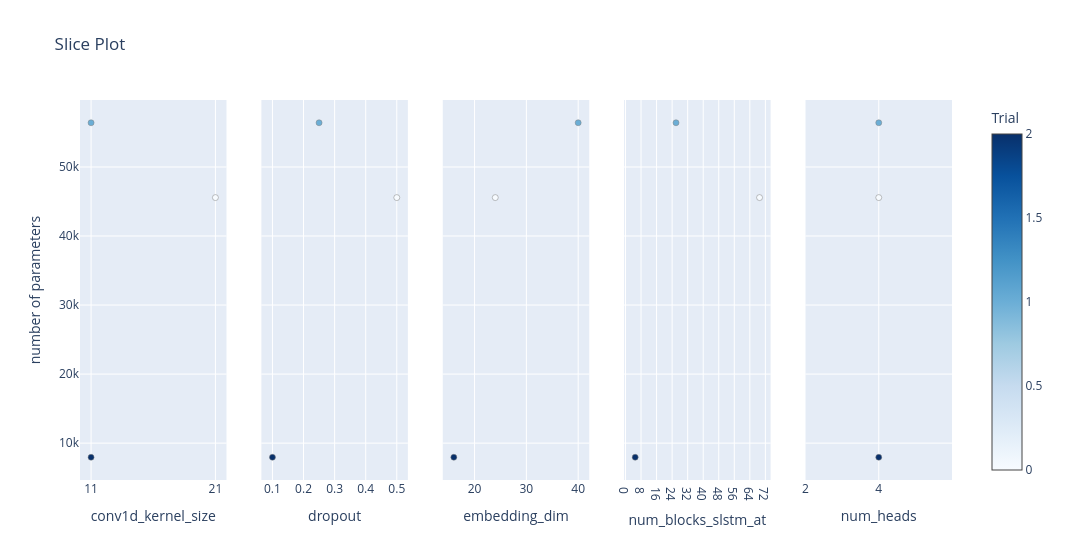

The notebook cell this image was saved under:
### Code cell
plot_slice(study, target = lambda t: t.values[1], target_name="number of parameters")

### Figure 1 — Plotly figure (JSON) as saved in the notebook; plotly's stock layout.template omitted (floating-point values rounded to 4 significant figures)
{"data": [{"marker": {"color": [0, 1, 2], "colorbar": {"title": {"text": "Trial"}, "x": 1, "xpad": 40}, "colorscale": [[0, "rgb(247,251,255)"], [0.125, "rgb(222,235,247)"], [0.25, "rgb(198,219,239)"], [0.375, "rgb(158,202,225)"], [0.5, "rgb(107,174,214)"], [0.625, "rgb(66,146,198)"], [0.75, "rgb(33,113,181)"], [0.875, "rgb(8,81,156)"], [1, "rgb(8,48,107)"]], "line": {"color": "Grey", "width": 0.5}, "showscale": true}, "mode": "markers", "name": "Feasible Trial", "showlegend": false, "type": "scatter", "x": [21, 11, 11], "xaxis": "x", "y": [45564, 56404, 7956], "yaxis": "y"}, {"marker": {"color": [0, 1, 2], "colorbar": {"title": {"text": "Trial"}, "x": 1, "xpad": 40}, "colorscale": [[0, "rgb(247,251,255)"], [0.125, "rgb(222,235,247)"], [0.25, "rgb(198,219,239)"], [0.375, "rgb(158,202,225)"], [0.5, "rgb(107,174,214)"], [0.625, "rgb(66,146,198)"], [0.75, "rgb(33,113,181)"], [0.875, "rgb(8,81,156)"], [1, "rgb(8,48,107)"]], "line": {"color": "Grey", "width": 0.5}, "showscale": false}, "mode": "markers", "name": "Feasible Trial", "showlegend": false, "type": "scatter", "x": [0.5, 0.25, 0.1], "xaxis": "x2", "y": [45564, 56404, 7956], "yaxis": "y2"}, {"marker": {"color": [0, 1, 2], "colorbar": {"title": {"text": "Trial"}, "x": 1, "xpad": 40}, "colorscale": [[0, "rgb(247,251,255)"], [0.125, "rgb(222,235,247)"], [0.25, "rgb(198,219,239)"], [0.375, "rgb(158,202,225)"], [0.5, "rgb(107,174,214)"], [0.625, "rgb(66,146,198)"], [0.75, "rgb(33,113,181)"], [0.875, "rgb(8,81,156)"], [1, "rgb(8,48,107)"]], "line": {"color": "Grey", "width": 0.5}, "showscale": false}, "mode": "markers", "name": "Feasible Trial", "showlegend": false, "type": "scatter", "x": [24, 40, 16], "xaxis": "x3", "y": [45564, 56404, 7956], "yaxis": "y3"}, {"marker": {"color": [0, 1, 2], "colorbar": {"title": {"text": "Trial"}, "x": 1, "xpad": 40}, "colorscale": [[0, "rgb(247,251,255)"], [0.125, "rgb(222,235,247)"], [0.25, "rgb(198,219,239)"], [0.375, "rgb(158,202,225)"], [0.5, "rgb(107,174,214)"], [0.625, "rgb(66,146,198)"], [0.75, "rgb(33,113,181)"], [0.875, "rgb(8,81,156)"], [1, "rgb(8,48,107)"]], "line": {"color": "Grey", "width": 0.5}, "showscale": false}, "mode": "markers", "name": "Feasible Trial", "showlegend": false, "type": "scatter", "x": [69, 26, 5], "xaxis": "x4", "y": [45564, 56404, 7956], "yaxis": "y4"}, {"marker": {"color": [0, 1, 2], "colorbar": {"title": {"text": "Trial"}, "x": 1, "xpad": 40}, "colorscale": [[0, "rgb(247,251,255)"], [0.125, "rgb(222,235,247)"], [0.25, "rgb(198,219,239)"], [0.375, "rgb(158,202,225)"], [0.5, "rgb(107,174,214)"], [0.625, "rgb(66,146,198)"], [0.75, "rgb(33,113,181)"], [0.875, "rgb(8,81,156)"], [1, "rgb(8,48,107)"]], "line": {"color": "Grey", "width": 0.5}, "showscale": false}, "mode": "markers", "name": "Feasible Trial", "showlegend": false, "type": "scatter", "x": [4, 4, 4], "xaxis": "x5", "y": [45564, 56404, 7956], "yaxis": "y5"}], "layout": {"title": {"text": "Slice Plot"}, "width": 1500, "xaxis": {"anchor": "y", "categoryarray": [11, 21, 31, 41, 51, 61], "categoryorder": "array", "domain": [0, 0.168], "title": {"text": "conv1d_kernel_size"}, "type": "category"}, "xaxis2": {"anchor": "y2", "domain": [0.208, 0.376], "title": {"text": "dropout"}}, "xaxis3": {"anchor": "y3", "domain": [0.416, 0.584], "title": {"text": "embedding_dim"}}, "xaxis4": {"anchor": "y4", "categoryarray": [0, 1, 2, 3, 4, 5, 6, 7, 8, 9, 10, 11, 12, 13, 14, 15, 16, 17, 18, 19, 20, 21, 22, 23, 24, 25, 26, 27, 28, 29, 30, 31, 32, 33, 34, 35, 36, 37, 38, 39, 40, 41, 42, 43, 44, 45, 46, 47, 48, 49, 50, 51, 52, 53, 54, 55, 56, 57, 58, 59, 60, 61, 62, 63, 64, 65, 66, 67, 68, 69, 70, 71, 72, 73, 74, 75, 76, 77, 78, 79, 80, 81, 82, 83, 84, 85, 86, 87, 88, 89, 90, 91, 92, 93, 94, 95, 96, 97, 98, 99, 100, 101, 102, 103, 104, 105, 106, 107, 108, 109, 110, 111, 112, 113, 114, 115, 116, 117], "categoryorder": "array", "domain": [0.624, 0.792], "title": {"text": "num_blocks_slstm_at"}, "type": "category"}, "xaxis5": {"anchor": "y5", "categoryarray": [2, 4], "categoryorder": "array", "domain": [0.832, 1], "title": {"text": "num_heads"}, "type": "category"}, "yaxis": {"anchor": "x", "domain": [0, 1], "title": {"text": "number of parameters"}}, "yaxis2": {"anchor": "x2", "domain": [0, 1], "matches": "y", "showticklabels": false}, "yaxis3": {"anchor": "x3", "domain": [0, 1], "matches": "y", "showticklabels": false}, "yaxis4": {"anchor": "x4", "domain": [0, 1], "matches": "y", "showticklabels": false}, "yaxis5": {"anchor": "x5", "domain": [0, 1], "matches": "y", "showticklabels": false}}}
